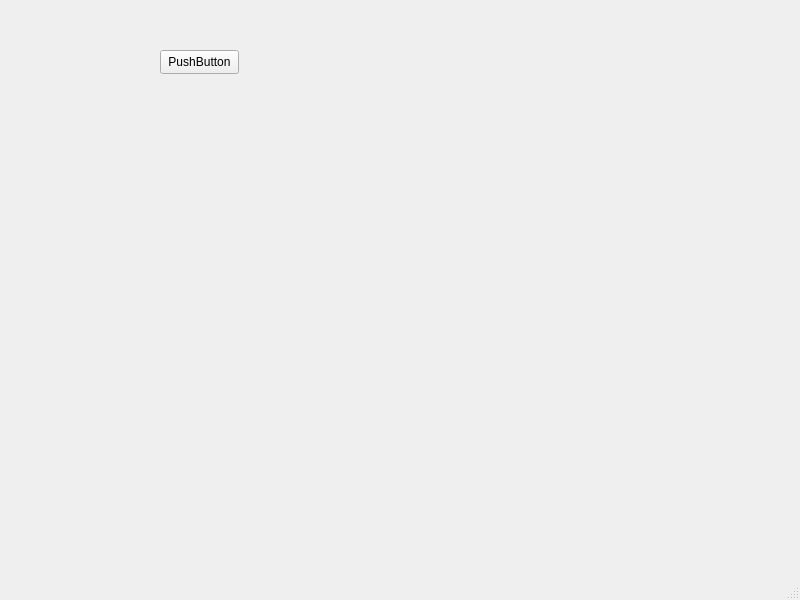
<?xml version="1.0" encoding="UTF-8"?>
<ui version="4.0">
 <class>MainWindow</class>
 <widget class="QMainWindow" name="MainWindow">
  <property name="geometry">
   <rect>
    <x>0</x>
    <y>0</y>
    <width>800</width>
    <height>600</height>
   </rect>
  </property>
  <property name="windowTitle">
   <string>MainWindow</string>
  </property>
  <widget class="QWidget" name="centralwidget">
   <widget class="QPushButton" name="sample_pushbutton">
    <property name="geometry">
     <rect>
      <x>160</x>
      <y>50</y>
      <width>79</width>
      <height>24</height>
     </rect>
    </property>
    <property name="text">
     <string>PushButton</string>
    </property>
   </widget>
  </widget>
  <widget class="QMenuBar" name="menubar">
   <property name="geometry">
    <rect>
     <x>0</x>
     <y>0</y>
     <width>800</width>
     <height>33</height>
    </rect>
   </property>
  </widget>
  <widget class="QStatusBar" name="statusbar"/>
 </widget>
 <resources/>
 <connections>
  <connection>
   <sender>sample_pushbutton</sender>
   <signal>clicked()</signal>
   <receiver>MainWindow</receiver>
   <slot>hello()</slot>
   <hints>
    <hint type="sourcelabel">
     <x>205</x>
     <y>83</y>
    </hint>
    <hint type="destinationlabel">
     <x>302</x>
     <y>70</y>
    </hint>
   </hints>
  </connection>
 </connections>
 <slots>
  <slot>hello()</slot>
 </slots>
</ui>
